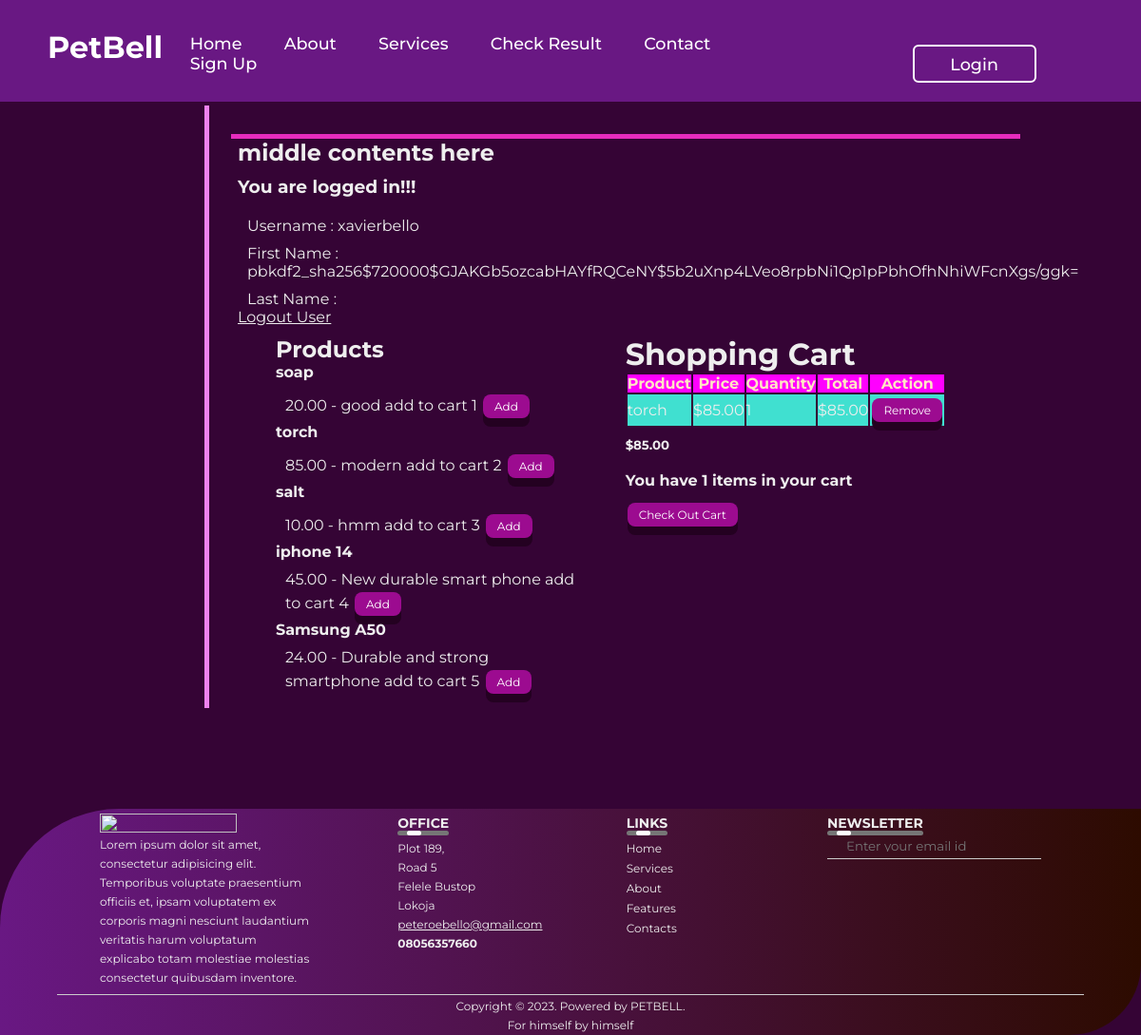
The page /market/ (signed in) on the database as committed earlier.
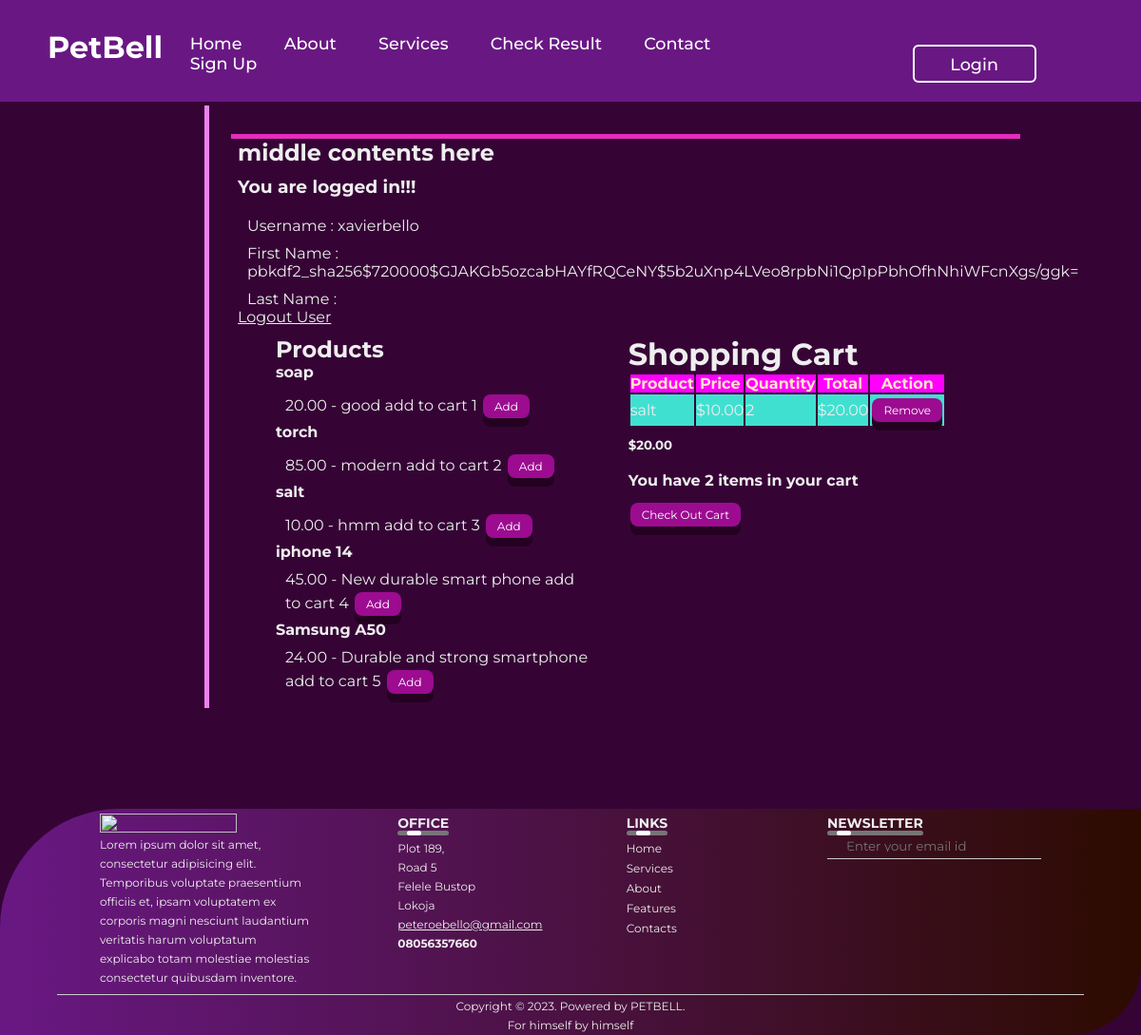
The same page on the database as committed later.
### market/models.py (models this page shows)
class Product(models.Model):
    name = models.CharField(max_length=200)
    description = models.TextField()
    price = models.DecimalField(max_digits=10, decimal_places=2)
    def __str__(self):
        return self.name

class CartItem(models.Model):
    product = models.ForeignKey(Product, on_delete=models.CASCADE)
    cart = models.ForeignKey(Carts, on_delete=models.CASCADE)
    quantity = models.IntegerField(default=1)
    @property
    def total_price(self):
        all_price = self.product.price * self.quantity
        return all_price
    def __str__(self):
        return str(self.id)

class Carts(models.Model):
    user = models.ForeignKey(User, on_delete=models.CASCADE)
    products = models.ManyToManyField(Product, through='CartItem')
    @property
    def total_amount (self):
        cartitems = self.cartitem_set.all()
        total = sum([item.total_price for item in cartitems])
        return total
    @property
    def num_of_items(self):
        cartitems = self.cartitem_set.all()
        quantity = sum([item.quantity for item in cartitems])
        return quantity

### market/views.py (the view)
# urls.py: path('', views.home, name='home'),
def home(request):
    products = Product.objects.all()
    print (products)
    cart, created = Carts.objects.get_or_create(user = request.user)
    cart_items = cart.cartitem_set.all()
    print (request)
    print (cart_items)
    print(cart)
    return render(request, 'home.html', {'products': products, 'cart_items': cart_items, 'cart':cart})

### market/templates/home.html (shortened to what this page needs)
{% extends "Djangobase1.html" %}
{% block content %}
<div class= "table-container">
<div class="products-table">
    <h2>Products</h2>
    <ul>{% for product  in products %}
        <li>
            <h4><a href="#">{{product.name}} </a></h4>
    <p> {{product.price}} - {{product.description}}
            <a href="{% url 'add_to_cart' product.id %}">add to cart</a>
            {{product.id}}  {{item.quantity}}
            <button type="submit" value="submit" onclick="location.href= '{% url 'add_to_cart' product.id %}'">Add</button>
        </li>
        {% endfor %}
    </ul>
</div>
<div class="cart-table">
    <h1>Shopping Cart</h1>
    <table>
        <thead>
            <tr>
                <th>Product</th>
                <th>Price</th>
                <th>Quantity</th>
                <th>Total</th>
                <th>Action</th>
            </tr>
        </thead>
        <tbody>
            {% for cart_item in cart_items %}
                <tr>
                    <td>{{ cart_item.product.name }}</td>
                    <td>${{ cart_item.product.price }}</td>
                    <td>{{ cart_item.quantity }}</td>
                    <td>${{cart_item.total_price}}</td>
                    <td>
                        <form action="{% url 'remove_from_cart' cart_item.id %}" method="post">
                            <button type="submit">Remove</button>
                        </form>
                    </td>
                </tr>
            {% endfor %}
        </tbody>
    </table>
    <p><h5>${{cart.total_amount}} </h5> </p>
    <p><h4>You have {{cart.num_of_items}} items in your cart </h4> </p>
    <form method="GET" action="{% url 'cart' %}">
        <button type="submit"> Check Out Cart</button>
    </form>
</div>
</div>
    {% endblock content%}

### market/templates/Djangobase1.html (shortened to what this page needs)
{% load static %}
<html lang="en">
<head>
    <link rel="stylesheet" href="{% static '/djangostyle.css' %}">
</head>
<body>
    <header>
        {% block header %}
        <h2 class="logo">PetBell</h2>
        <nav class="navigation">
            <a href="#">Home</a>
            <a href="#">About</a>
            <a href="#">Services</a>
            <a href="#">Check Result</a>
            <a href="#">Contact</a>
            <a href="#">Sign Up</a>
            <button class="btnlogin-popup" onclick="location.href= '#'">Login</button>
        </nav>
       {% endblock header %}
    </header>
<div id="content">
    <div class="topline"></div>
    <div id="middlediv">
        <h2>middle contents here</h2>
         {%if request.user.is_authenticated %}
    <p><h3> You are logged in!!! </h3> </p>
    <p> Username : {{request.user.username}} </p>
    <p> First Name : {{request.user.password}} </p>
    <p> Last Name : {{request.user.last_name}} </p>
    <a href= "#" type= 'button'> Logout User </a>
{% else %}
    <p> User is logged out!!! </p>
    <a href= "#" type= 'button'> Sign UP </a>
    <span class="icons"><ion-icon name="person-add"></ion-icon></span>
    <a href= "#" type= 'button'> Login </a>
    <span class = "icon"><ion-icon name="log-in"></ion-icon></span>
{% endif %}
        <p>
            {% block content %}
            {% endblock content %}</p>
            <span class="animcontent"></span>
        </div>
</div>
<footer>
    <div class="row">
        <div class="col">
            <img src="#" alt="" class="logo">
            <p>Lorem ipsum dolor sit amet, consectetur adipisicing elit. Temporibus voluptate praesentium officiis et, ipsam voluptatem ex corporis magni nesciunt laudantium veritatis harum voluptatum explicabo totam molestiae molestias consectetur quibusdam inventore.</p>
        </div>
        <div class="col">
            <h3>OFFICE <div class="underline"><span></span></div></h3>
            <p> Plot 189,</p>
            <p>Road 5</p>
            <p>Felele Bustop</p>
            <p>Lokoja</p>
            <a href="mailto:peteroebello@gmail.com" class="email-id">peteroebello@gmail.com</a>
            <h4>08056357660</h4>
        </div>
        <div class="col">
            <h3>LINKS<div class="underline"><span></span></div></h3>
            <ul>
                <li><a href="#">Home</a></li>
                <li><a href="#">Services</a></li>
                <li><a href="#">About</a></li>
                <li><a href="#">Features</a></li>
                <li><a href="#">Contacts</a></li>
            </ul>
        </div>
        <div class="col">
            <h3>NEWSLETTER<div class="underline"><span></span></div></h3>
            <form action="">
                <input type="email" placeholder="Enter your email id" required>
                </form>
        </div>
    </div>
    <hr>
    <p class="copyright">Copyright &#169 2023. Powered by PETBELL. <br>
        For himself by himself</p>
</footer>
</body>
</html>

### market/static/djangostyle.css (style rules this page uses)
* { font-family: "Montserrat"; box-sizing: border-box; color: #eee; padding: 0; margin: 0; }
body { position: relative; display: flex; justify-content: center; align-items: center; background-color:#350435; background-size: cover; min-height: 100vh; flex-direction: column; }
header { position: absolute; top: 0; left: 0; width: 100%; padding: 5px 100px 10px 50px; background: #691883; display: flex; justify-content:space-between; align-items: center; z-index: 9; }
.logo { font-size: 2em; color: #fff; user-select: none; }
.navigation { margin-left: 37%; padding-right: 50px; min-width: fit-content; display: inline-block; justify-content: space-evenly ; align-items: center; }
.navigation a { position: relative; font-size: 1.1em; color: #fff; font-weight: 500; text-decoration: none; margin-left: 40px; right: 400px; align-self: center; top: 30px; white-space: nowrap; display: inline; }
.navigation a::after { position: absolute; content:' '; left: 0px; bottom: -6px; width: 100%; height: 3px; background: #fff; border-radius: 5px; transform-origin: right; transform: scaleX(0); transition: transform .5s; }
.navigation .btnlogin-popup { width: 130px; height: 40px; background: transparent; border: 2px solid; outline: none; border-radius: 6px; cursor: pointer; font-size: 1.1em; color: #fff; font-weight: 500; margin-left: 400px; transition: 0.5s; margin-bottom: 10px; }
#content { position: relative; background-color:transparent; padding-top: 20px; display: flex; margin-bottom: 344px; margin-top: 121px; height: fit-content; }
#content button { background-color: #9c0b90; border: none; color: white; padding: 5px 12px; text-align: center; text-decoration: none; display: inline-block; font-size: 12px; margin: 4px 2px; cursor: pointer; border-radius: 8px; box-shadow: 0 9px #240121; }
#content .topline { position: absolute; top: 20px; left: 7%; width: 100%; border-bottom: solid; border-color:rgb(230, 44, 189); border-width: 5px; margin-top: 0px; }
#middlediv { display: flex; flex-direction: column; width: 800px; height: fit-content; background-color:transparent; margin-left: 30px; border-left:solid #350435; border-width: 5px; margin-top: -30px; padding-left: 30px; padding-top: 35px; justify-content: space-between; }
#middlediv p { padding-left: 10px; padding-top: 10px; }
.table-container { display: flex; flex: 1; flex-direction: row; margin-right: 20px; justify-content:space-evenly; }
.products-table, .cart-table { width: 100%; margin-left: 40px; }
tbody tr:nth-child(odd) { background-color: turquoise; }
table thead th { align-self: center; color: bisque; font-weight: 700; text-align: center; background-color: magenta; }
footer { width: 100%; position:absolute; bottom: 0; right: 0; background: linear-gradient(to right, #691883, #2d0b00); color: #fff; padding: 20px, 0, 10px; border-top-left-radius: 125px; border-bottom-right-radius: 75px; font-size: 12px; line-height: 20px; align-self: flex-end; }
.row { width: 85%; margin: auto; display: flex; flex-wrap: wrap; align-items: flex-start; justify-content: space-between; }
.col { flex-basis: 25%; padding: 5px 15px; }
.col:nth-child(2), .col:nth-child(3) { flex-basis: 15%; }
.logo { width: 80%; margin-bottom: 3px; }
.col h3 { width: fit-content; margin-bottom: 7px; position: relative; }
.email-id { width: fit-content; border-bottom: none; margin: 5px 0px; }
ul li { list-style: none; margin-bottom: 1px; }
ul li a { text-decoration: none; columns: #fff; }
footer form { padding-bottom: 7px; display: flex; align-items: center; justify-content: space-between; border-bottom: 1px solid #ccc; margin-bottom : 10px; }
footer form input { width: 100%; background: transparent; border: 0; outline: none; border-radius: 12px; margin-left: 20px; height: 1em; }
footer hr { width: 90%; border: 0; border-bottom: 1px solid #ccc; margin: 2px auto; }
.copyright { text-align: center; }
.underline { width: 100%; height: 5px; border-radius: 3px; background: #767676; position: absolute; top: 18px; left: 0; overflow: hidden; }
.underline span { width: 15px; height: 100%; border-radius: 3px; background: #fff; position: absolute; top: 0; left: 10px; animation: moving 2s linear infinite; }
.animcontent { position: absolute; width: 5px; height:calc(100% + 10px); margin-left: -35px; border-left:solid violet; border-width: 5px; content: ''; animation: load-up 6s ease-in-out reverse forwards; animation: name duration timing-function delay iteration-count direction fill-mode; bottom: 0; }

Rows that differ between the two databases and show on the page:
removed CartItem: product.name "torch", product.price "85.00", quantity "1", total_price "85.00"
added CartItem: product.name "salt", product.price "10.00", quantity "2", total_price "20.00"
computed for Carts: total_amount "85.00" → "20.00"; num_of_items "1" → "2"
